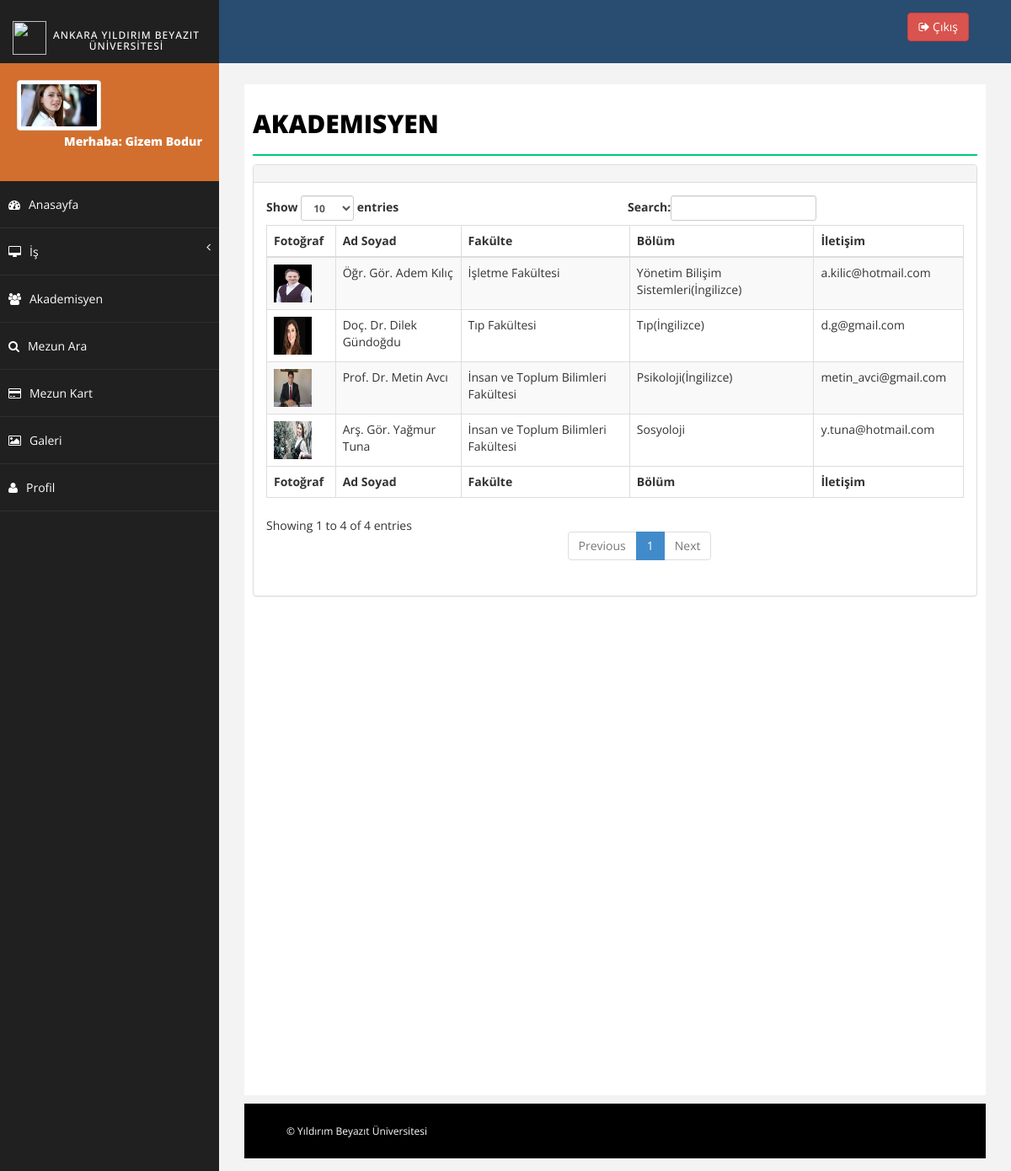
The page /search_academician.php (signed in) on the database its author committed.
### tables this page shows
CREATE TABLE `student` (
  `id` int(11) NOT NULL,
  `student_id` varchar(24) NOT NULL,
  `first_name` varchar(50) NOT NULL,
  `last_name` varchar(50) NOT NULL,
  `email` varchar(320) NOT NULL,
  `phone_number` varchar(11) NOT NULL,
  `photo` varchar(200) NOT NULL,
  `faculty` varchar(200) NOT NULL,
  `department` varchar(200) NOT NULL,
  `firm` varchar(500) NOT NULL,
  `position` varchar(500) NOT NULL,
  `password` varchar(60) NOT NULL,
  `graduate_date` date NOT NULL
);

CREATE TABLE `academician` (
  `id` int(11) NOT NULL,
  `username` varchar(200) NOT NULL,
  `first_name` varchar(50) NOT NULL,
  `last_name` varchar(50) NOT NULL,
  `faculty` varchar(100) NOT NULL,
  `department` varchar(200) NOT NULL,
  `photo` varchar(200) NOT NULL,
  `email` varchar(320) NOT NULL,
  `password` varchar(60) NOT NULL
);

### profile_update.php (called while the page is built, shortened)
<?php
include 'dbconnection.php';
if (isset($_SESSION['student_id'])) {
  $student_id=$_SESSION['student_id'];
  $stmt = $db->query("SELECT *FROM student WHERE student_id='$student_id' ");
  while ($row = $stmt->fetch()) {
    $first_name= $row['first_name'];
    $last_name = $row['last_name'];
    $photo = $row['photo'];
  }
}
?>

### search_academician.php (the view, shortened to what this page needs)
<?php include 'header.php';
include 'sidebar.php';
?>
<div id="page-wrapper">
  <div id="page-inner">
    <div class="row">
      <div class="col-md-12">
        <h1 class="page-head-line">Akademisyen</h1>
      </div>
    </div>
    <div class="row">
     <div class="col-md-12">
      <div class="panel panel-default">
        <div class="panel-heading clearfix"></div>
        <div class="panel-body">
          <div class="table-responsive">
            <table id="student_table" class="table table-striped table-bordered">
              <thead>
                <tr>
                  <th>Fotoğraf</th>
                  <th>Ad Soyad</th>
                  <th>Fakülte</th>
                  <th>Bölüm</th>
                  <th>İletişim</th>
                </tr>
              </thead>
              <?php
              $sql = "SELECT * FROM academician";
              $query = $db->query($sql);
              $query->setFetchMode(PDO::FETCH_ASSOC);
              while($row = $query->fetch()){
               echo "
               <tr>
               <td> <img src='mezun-takip/".$row['photo']."' width='45px' height='45px'></td>
               <td>".$row['first_name'].' '.$row['last_name']."</td>
               <td>".$row['faculty']."</td>
               <td>".$row['department']."</td>
               <td>".$row['email']."</td>
               </tr>
               "; }
               ?>
               <tfoot>
                <tr>
                  <th>Fotoğraf</th>
                  <th>Ad Soyad</th>
                  <th>Fakülte</th>
                  <th>Bölüm</th>
                  <th>İletişim</th>
                </tr>
              </tfoot>
            </table>
          </div>
        </div>
      </div>
    </div>
  </div>
</div>
<?php include 'footer.php'; ?>

### sidebar.php (shortened to what this page needs)
<?php include 'profile_update.php'; ?>
<nav class="navbar-default navbar-side" role="navigation">
    <div class="sidebar-collapse">
        <ul class="nav" id="main-menu">
            <li class="">
                <div class="user-img-div mb-red ">
                    <img src="<?php echo $photo ?>" class="img-thumbnail" />
                    <div class="inner-text">
                     Merhaba: <?php echo $first_name.' '.$last_name; ?>
                     <br/>
                 </div>
             </div>
         </li>
         <li>
            <a class="" href="index.php"><i class="fa fa-dashboard "></i>Anasayfa</a>
        </li>
        <li>
            <a href="#"><i class="fa fa-desktop "></i>İş <span class="fa arrow"></span></a>
        </li>
        <li>
            <a href="search_academician.php"><i class="fa fa-users "></i>Akademisyen</a>
        </li>
        <li>
            <a href="search_student.php"><i class="fa fa-search"></i>Mezun Ara </a>
        </li>
        <li>
            <a href="graduate_card.php"><i class="fa fa-credit-card "></i>Mezun Kart</a>
        </li>
        <li>
            <a href="gallery.php"><i class="fa fa-picture-o"></i>Galeri</a>
        </li>
        <li>
            <a href="profile.php"><i class="fa fa-user"></i>Profil</a>
        </li>
    </div>
</nav>

### assets/css/basic.css (style rules this page uses)
body { font-family: 'Open Sans', sans-serif; line-height:25px; }
#page-wrapper { padding: 15px 15px; min-height: 600px; background: #F3F3F3; }
#page-inner { width: 100%; margin: 10px 20px 10px 0px; background-color: #fff!important; padding: 10px; min-height: 1200px; }
.page-head-line { font-size: 30px; text-transform: uppercase; color: #000; font-weight: 800; padding-bottom: 20px; border-bottom: 2px solid #00CA79; margin-bottom: 10px; }
.user-img-div { min-height: 140px; padding: 20px; background-color: #4380B8; }
.user-img-div img { max-height: 60px; }
.user-img-div .inner-text { text-align: right; position: relative; color: #fff; font-weight: 800; line-height: 25px; }
.arrow { float: right; }
.fa.arrow:before { content: "\f104"; }
.sidebar-collapse, .sidebar-collapse .nav { background: none; }
.sidebar-collapse .nav { padding: 0; }
.sidebar-collapse .nav > li > a { color: #fff; background: #202020; text-shadow: none; padding: 15px 40px; border-bottom: 1px solid #2F2E31; }
.sidebar-collapse > .nav > li > a { padding: 15px 10px; }
.navbar-side { border: none; background-color: #202020; }
.navbar-default { border: 0px solid black; }
.nav > li > a > i { margin-right: 10px; }
@media (min-width:768px) { #page-wrapper { margin: 0 0 0 260px; padding: 15px 30px; min-height: 1200px; } }
@media (min-width:768px) { .navbar-side { z-index: 1; position: absolute; width: 260px; } }

### assets/css/custom.css (style rules this page uses)
.mb-red { background-color:#d36f2e; }

### rows shown on the page
student: photo (picture), first_name "Gizem", last_name "Bodur"
academician: photo (picture), first_name "Öğr. Gör. Adem", last_name "Kılıç", faculty "İşletme Fakültesi", department "Yönetim Bilişim Sistemleri(İngilizce)", email "a.kilic@hotmail.com"
academician: photo (picture), first_name "Doç. Dr. Dilek", last_name "Gündoğdu", faculty "Tıp Fakültesi", department "Tıp(İngilizce)", email "d.g@gmail.com"
academician: photo (picture), first_name "Prof. Dr. Metin", last_name "Avcı", faculty "İnsan ve Toplum Bilimleri Fakültesi", department "Psikoloji(İngilizce)", email "metin_avci@gmail.com"
academician: photo (picture), first_name "Arş. Gör. Yağmur", last_name "Tuna", faculty "İnsan ve Toplum Bilimleri Fakültesi", department "Sosyoloji", email "y.tuna@hotmail.com"
